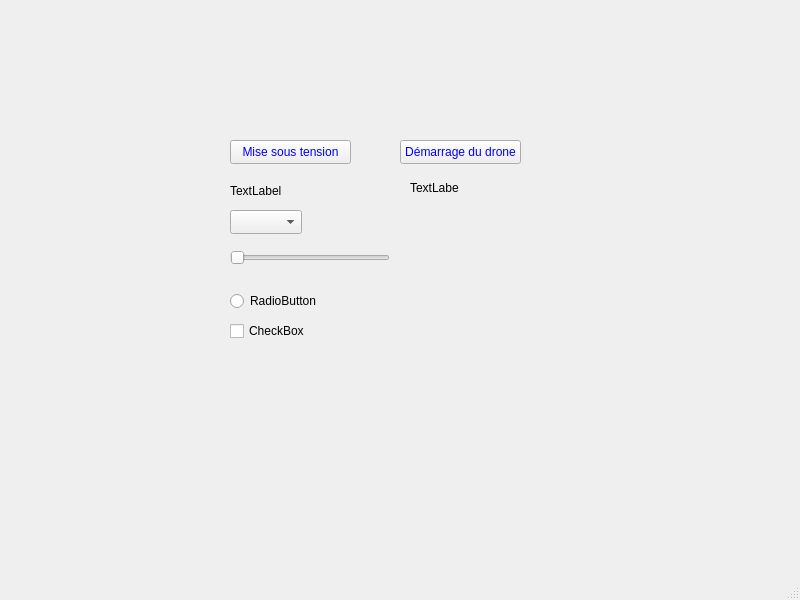
<?xml version="1.0" encoding="UTF-8"?>
<ui version="4.0">
 <class>MainWindow</class>
 <widget class="QMainWindow" name="MainWindow">
  <property name="geometry">
   <rect>
    <x>0</x>
    <y>0</y>
    <width>800</width>
    <height>600</height>
   </rect>
  </property>
  <property name="windowTitle">
   <string>MainWindow</string>
  </property>
  <widget class="QWidget" name="centralwidget">
   <widget class="QPushButton" name="Misesoustension">
    <property name="geometry">
     <rect>
      <x>230</x>
      <y>140</y>
      <width>121</width>
      <height>24</height>
     </rect>
    </property>
    <property name="styleSheet">
     <string notr="true">color: rgb(0, 0, 255)</string>
    </property>
    <property name="text">
     <string>Mise sous tension</string>
    </property>
   </widget>
   <widget class="QRadioButton" name="radioButton">
    <property name="geometry">
     <rect>
      <x>230</x>
      <y>290</y>
      <width>91</width>
      <height>22</height>
     </rect>
    </property>
    <property name="text">
     <string>RadioButton</string>
    </property>
   </widget>
   <widget class="QCheckBox" name="checkBox">
    <property name="geometry">
     <rect>
      <x>230</x>
      <y>320</y>
      <width>78</width>
      <height>22</height>
     </rect>
    </property>
    <property name="text">
     <string>CheckBox</string>
    </property>
   </widget>
   <widget class="QSlider" name="horizontalSlider">
    <property name="geometry">
     <rect>
      <x>230</x>
      <y>250</y>
      <width>160</width>
      <height>16</height>
     </rect>
    </property>
    <property name="orientation">
     <enum>Qt::Horizontal</enum>
    </property>
   </widget>
   <widget class="QComboBox" name="comboBox">
    <property name="geometry">
     <rect>
      <x>230</x>
      <y>210</y>
      <width>72</width>
      <height>24</height>
     </rect>
    </property>
   </widget>
   <widget class="QPushButton" name="DemarrageDrone">
    <property name="geometry">
     <rect>
      <x>400</x>
      <y>140</y>
      <width>121</width>
      <height>24</height>
     </rect>
    </property>
    <property name="styleSheet">
     <string notr="true">color: rgb(0, 0, 255)</string>
    </property>
    <property name="text">
     <string>Démarrage du drone</string>
    </property>
   </widget>
   <widget class="QLabel" name="EtatTension">
    <property name="geometry">
     <rect>
      <x>230</x>
      <y>180</y>
      <width>131</width>
      <height>21</height>
     </rect>
    </property>
    <property name="text">
     <string>TextLabel</string>
    </property>
   </widget>
   <widget class="QLabel" name="EtatDemarrage">
    <property name="geometry">
     <rect>
      <x>410</x>
      <y>180</y>
      <width>49</width>
      <height>16</height>
     </rect>
    </property>
    <property name="text">
     <string>TextLabel</string>
    </property>
   </widget>
  </widget>
  <widget class="QMenuBar" name="menubar">
   <property name="geometry">
    <rect>
     <x>0</x>
     <y>0</y>
     <width>800</width>
     <height>21</height>
    </rect>
   </property>
  </widget>
  <widget class="QStatusBar" name="statusbar"/>
 </widget>
 <resources/>
 <connections/>
</ui>
